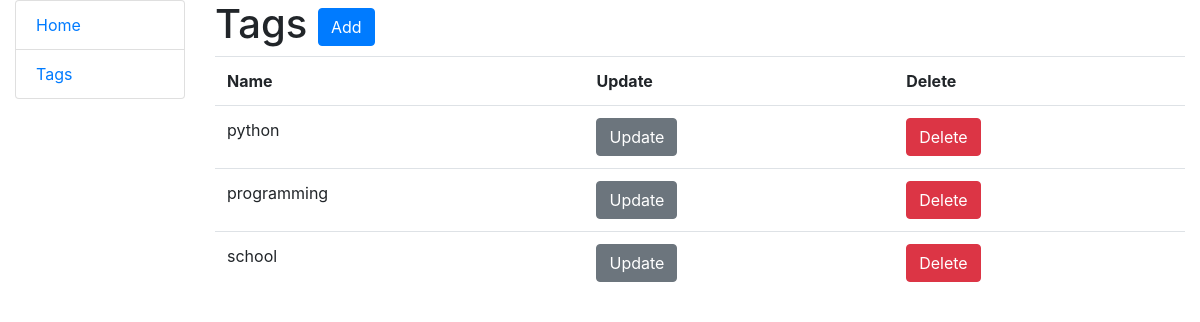
The app's page /tags/ with its own data.
### todolist/models.py (models this page shows, shortened)
class Tag(models.Model):
    name = models.CharField(max_length=100)

### todolist/views.py (the view)
# urls.py: path("tags/", TagListView.as_view(), name="tags"),
class TagListView(generic.ListView):
    model = Tag
    context_object_name = "tags"
    template_name = "todolist/tags.html"

### templates/todolist/tags.html
{% extends "base.html" %}
{% block content %}
  <h1>
    Tags
    <a href="{% url 'todolist:tag-create' %}" class="btn btn-primary link-to-page">
      Add
    </a>
  </h1>
  {% if tags %}
    <table class="table">
      <tr>
        <th>Name</th>
        <th>Update</th>
        <th>Delete</th>
      </tr>
      {% for tag in tags %}
        <tr>
          <td>
              {{ tag.name }}
          </td>
          <td>
              <a type="button" class="btn btn-secondary" href="{% url 'todolist:tag-update' pk=tag.id %}">
                Update
              </a>
            </td>
            <td>
              <a type="button" class="btn btn-danger"
                href="{% url 'todolist:tag-delete' pk=tag.id %}">
                Delete
              </a>
            </td>
        </tr>
      {% endfor %}
    </table>
  {% else %}
      <p>There are no tags yet.</p>
  {% endif %}
{% endblock %}

### records on screen
Tag: name "python"
Tag: name "programming"
Tag: name "school"
